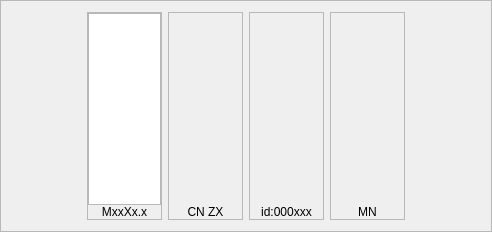
        <widget class="QFrame" name="frame_top">
         <property name="frameShape">
          <enum>QFrame::StyledPanel</enum>
         </property>
         <property name="frameShadow">
          <enum>QFrame::Raised</enum>
         </property>
         <layout class="QHBoxLayout" name="horizontalLayout_2" stretch="1,1,1,1,1,1">
          <item>
           <spacer name="horizontalSpacer">
            <property name="orientation">
             <enum>Qt::Horizontal</enum>
            </property>
            <property name="sizeHint" stdset="0">
             <size>
              <width>40</width>
              <height>20</height>
             </size>
            </property>
           </spacer>
          </item>
          <item>
           <widget class="QFrame" name="frame_00">
            <property name="mouseTracking">
             <bool>true</bool>
            </property>
            <property name="tabletTracking">
             <bool>true</bool>
            </property>
            <property name="focusPolicy">
             <enum>Qt::ClickFocus</enum>
            </property>
            <property name="styleSheet">
             <string notr="true">QFrame[selected=&quot;true&quot;] {
    border: 2px solid blue;
}
</string>
            </property>
            <property name="frameShape">
             <enum>QFrame::StyledPanel</enum>
            </property>
            <property name="frameShadow">
             <enum>QFrame::Raised</enum>
            </property>
            <layout class="QVBoxLayout" name="verticalLayout_11" stretch="0,0">
             <property name="spacing">
              <number>0</number>
             </property>
             <property name="leftMargin">
              <number>0</number>
             </property>
             <property name="topMargin">
              <number>0</number>
             </property>
             <property name="rightMargin">
              <number>0</number>
             </property>
             <property name="bottomMargin">
              <number>0</number>
             </property>
             <item>
              <widget class="QGraphicsView" name="graphicsView">
               <property name="sizePolicy">
                <sizepolicy hsizetype="Expanding" vsizetype="Expanding">
                 <horstretch>0</horstretch>
                 <verstretch>0</verstretch>
                </sizepolicy>
               </property>
               <property name="mouseTracking">
                <bool>true</bool>
               </property>
              </widget>
             </item>
             <item>
              <widget class="QLabel" name="text_result_00">
               <property name="enabled">
                <bool>true</bool>
               </property>
               <property name="sizePolicy">
                <sizepolicy hsizetype="MinimumExpanding" vsizetype="MinimumExpanding">
                 <horstretch>0</horstretch>
                 <verstretch>0</verstretch>
                </sizepolicy>
               </property>
               <property name="text">
                <string>MxxXx.x</string>
               </property>
               <property name="alignment">
                <set>Qt::AlignCenter</set>
               </property>
              </widget>
             </item>
            </layout>
           </widget>
          </item>
          <item>
           <widget class="QFrame" name="frame_01">
            <property name="mouseTracking">
             <bool>true</bool>
            </property>
            <property name="frameShape">
             <enum>QFrame::StyledPanel</enum>
            </property>
            <property name="frameShadow">
             <enum>QFrame::Raised</enum>
            </property>
            <layout class="QVBoxLayout" name="verticalLayout_15" stretch="4,0">
             <property name="spacing">
              <number>0</number>
             </property>
             <property name="leftMargin">
              <number>0</number>
             </property>
             <property name="topMargin">
              <number>0</number>
             </property>
             <property name="rightMargin">
              <number>0</number>
             </property>
             <property name="bottomMargin">
              <number>0</number>
             </property>
             <item>
              <widget class="QLabel" name="videoContainer_01">
               <property name="sizePolicy">
                <sizepolicy hsizetype="Expanding" vsizetype="Expanding">
                 <horstretch>0</horstretch>
                 <verstretch>0</verstretch>
                </sizepolicy>
               </property>
               <property name="font">
                <font>
                 <pointsize>10</pointsize>
                </font>
               </property>
               <property name="mouseTracking">
                <bool>true</bool>
               </property>
               <property name="text">
                <string/>
               </property>
               <property name="pixmap">
                <pixmap resource="resources.qrc">:/icons8-video-48.png</pixmap>
               </property>
              </widget>
             </item>
             <item>
              <widget class="QLabel" name="text_result_01">
               <property name="text">
                <string>CN ZX</string>
               </property>
               <property name="alignment">
                <set>Qt::AlignCenter</set>
               </property>
              </widget>
             </item>
            </layout>
           </widget>
          </item>
          <item>
           <widget class="QFrame" name="frame_02">
            <property name="mouseTracking">
             <bool>true</bool>
            </property>
            <property name="frameShape">
             <enum>QFrame::StyledPanel</enum>
            </property>
            <property name="frameShadow">
             <enum>QFrame::Raised</enum>
            </property>
            <layout class="QVBoxLayout" name="verticalLayout_16" stretch="4,0">
             <property name="spacing">
              <number>0</number>
             </property>
             <property name="leftMargin">
              <number>0</number>
             </property>
             <property name="topMargin">
              <number>0</number>
             </property>
             <property name="rightMargin">
              <number>0</number>
             </property>
             <property name="bottomMargin">
              <number>0</number>
             </property>
             <item>
              <widget class="QLabel" name="videoContainer_02">
               <property name="sizePolicy">
                <sizepolicy hsizetype="Expanding" vsizetype="Expanding">
                 <horstretch>0</horstretch>
                 <verstretch>0</verstretch>
                </sizepolicy>
               </property>
               <property name="font">
                <font>
                 <pointsize>10</pointsize>
                </font>
               </property>
               <property name="mouseTracking">
                <bool>true</bool>
               </property>
               <property name="text">
                <string/>
               </property>
               <property name="pixmap">
                <pixmap resource="resources.qrc">:/icons8-video-48.png</pixmap>
               </property>
              </widget>
             </item>
             <item>
              <widget class="QLabel" name="text_result_02">
               <property name="text">
                <string>id:000xxx</string>
               </property>
               <property name="alignment">
                <set>Qt::AlignCenter</set>
               </property>
              </widget>
             </item>
            </layout>
           </widget>
          </item>
          <item>
           <widget class="QFrame" name="frame_03">
            <property name="mouseTracking">
             <bool>true</bool>
            </property>
            <property name="frameShape">
             <enum>QFrame::StyledPanel</enum>
            </property>
            <property name="frameShadow">
             <enum>QFrame::Raised</enum>
            </property>
            <layout class="QVBoxLayout" name="verticalLayout_17" stretch="0,0">
             <property name="spacing">
              <number>0</number>
             </property>
             <property name="leftMargin">
              <number>0</number>
             </property>
             <property name="topMargin">
              <number>0</number>
             </property>
             <property name="rightMargin">
              <number>0</number>
             </property>
             <property name="bottomMargin">
              <number>0</number>
             </property>
             <item>
              <widget class="QLabel" name="videoContainer_03">
               <property name="sizePolicy">
                <sizepolicy hsizetype="Expanding" vsizetype="Expanding">
                 <horstretch>0</horstretch>
                 <verstretch>0</verstretch>
                </sizepolicy>
               </property>
               <property name="font">
                <font>
                 <pointsize>10</pointsize>
                </font>
               </property>
               <property name="mouseTracking">
                <bool>true</bool>
               </property>
               <property name="text">
                <string/>
               </property>
               <property name="textFormat">
                <enum>Qt::AutoText</enum>
               </property>
               <property name="pixmap">
                <pixmap resource="resources.qrc">:/icons8-video-48.png</pixmap>
               </property>
              </widget>
             </item>
             <item>
              <widget class="QLabel" name="text_result_03">
               <property name="text">
                <string>MN</string>
               </property>
               <property name="alignment">
                <set>Qt::AlignCenter</set>
               </property>
              </widget>
             </item>
            </layout>
           </widget>
          </item>
          <item>
           <spacer name="horizontalSpacer_2">
            <property name="orientation">
             <enum>Qt::Horizontal</enum>
            </property>
            <property name="sizeHint" stdset="0">
             <size>
              <width>40</width>
              <height>20</height>
             </size>
            </property>
           </spacer>
          </item>
         </layout>
        </widget>
